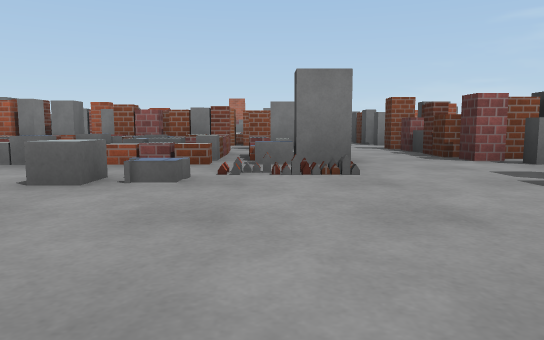
[1] (above)

20 first-person views from a walk through a world built for the Gazebo simulator. The camera is 0.72 m above the floor, tilts 6° down and sees 70° across. The floor is counted in squares, 2 m on a side. Each view is taken from the middle of a square. On the plan, view 1 faces up. The plan holds only what a view shows up to about 9 squares ahead; the rest is blank. The place goes on beyond the plan. The robots in the file are not drawn. Surface patterns are stand-ins for the level's own textures.

[2]
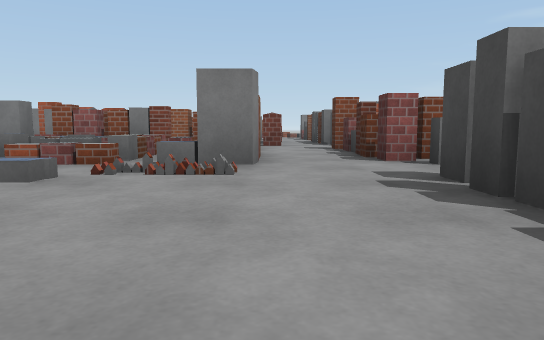

[3]
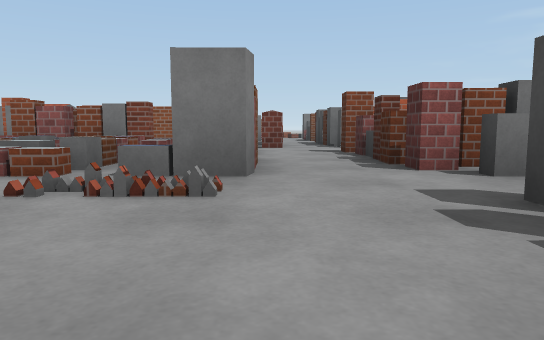

[4]
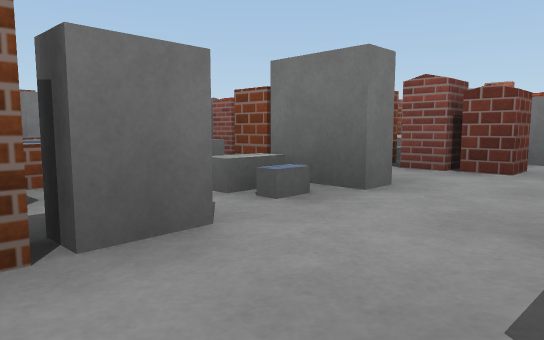

[5]
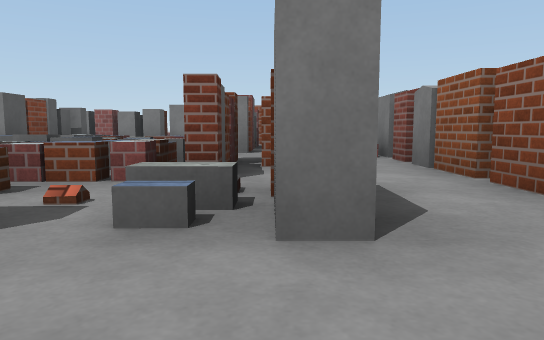

[6]
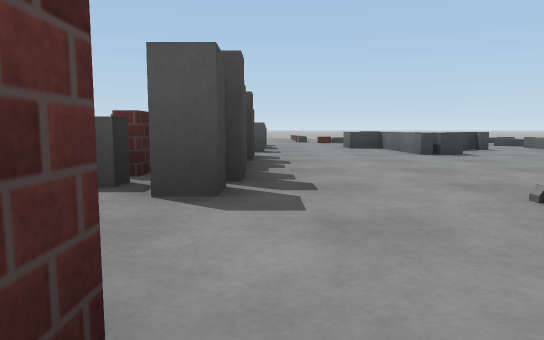

[7]
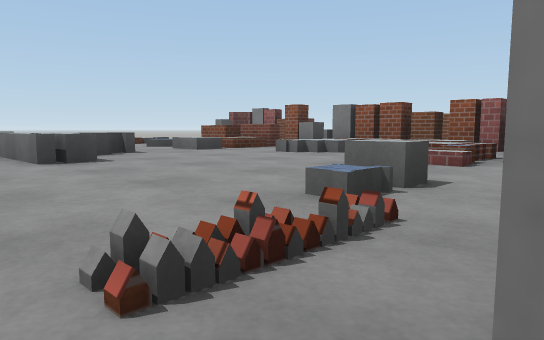

[8]
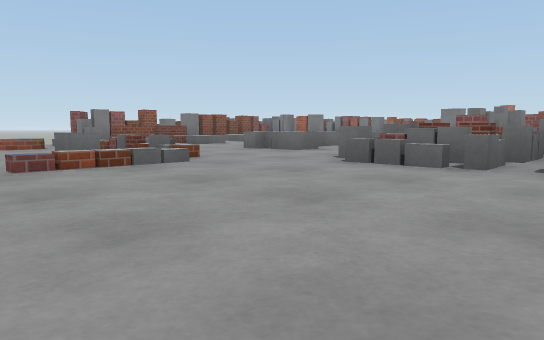

[9]
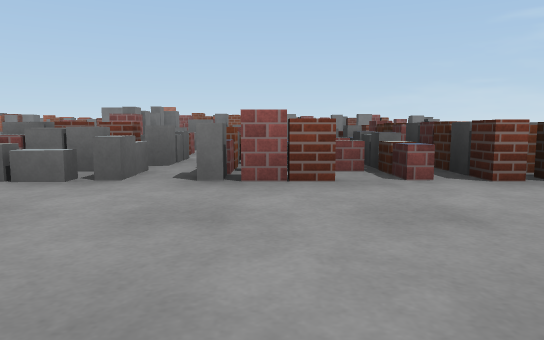

[10]
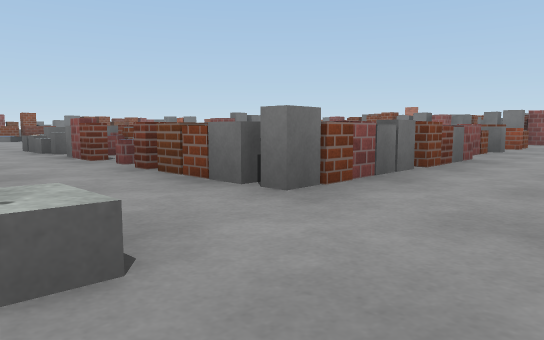

[11]
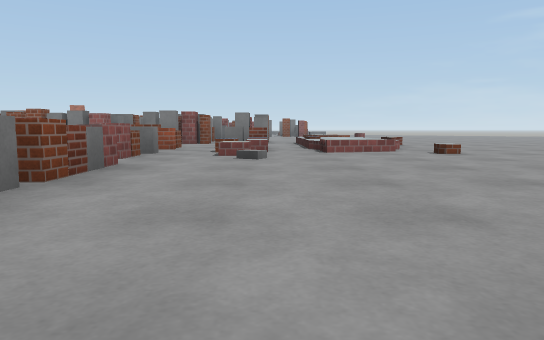

[12]
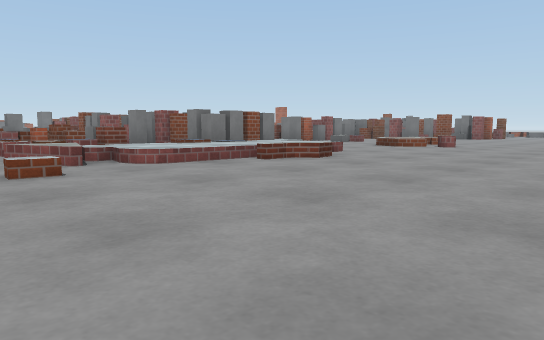

[13]
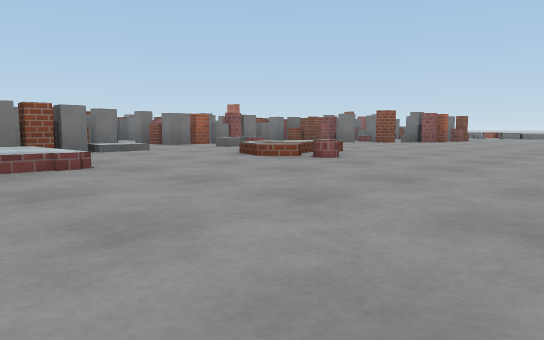

[14]
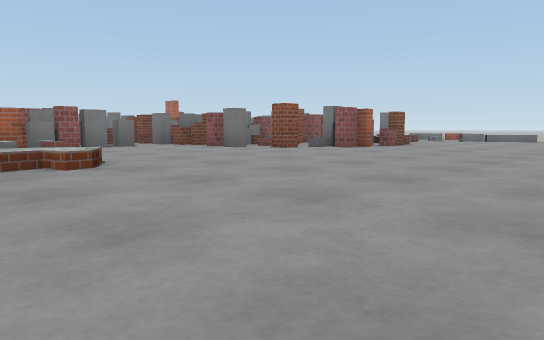

[15]
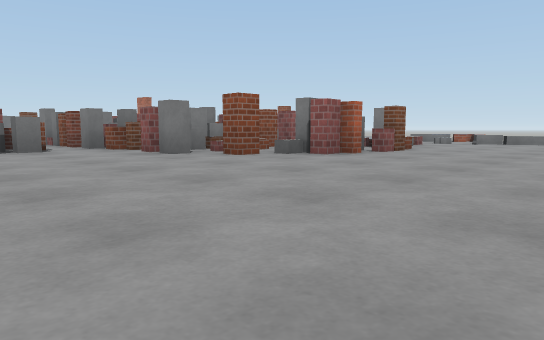

[16]
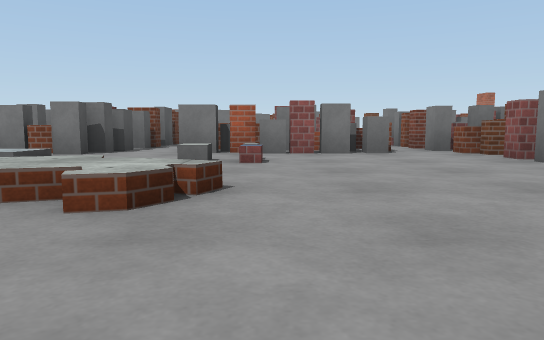

[17]
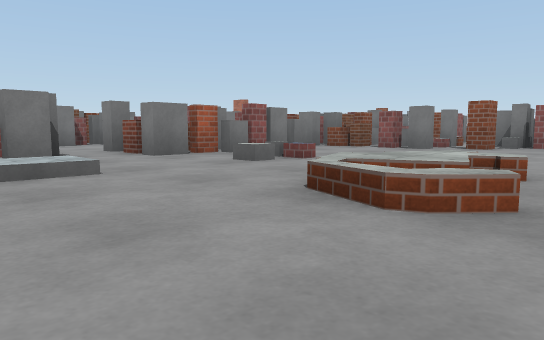

[18]
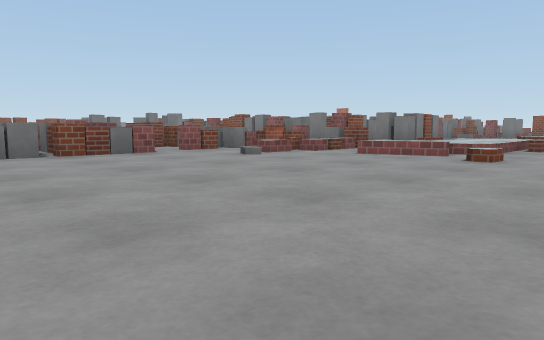

[19]
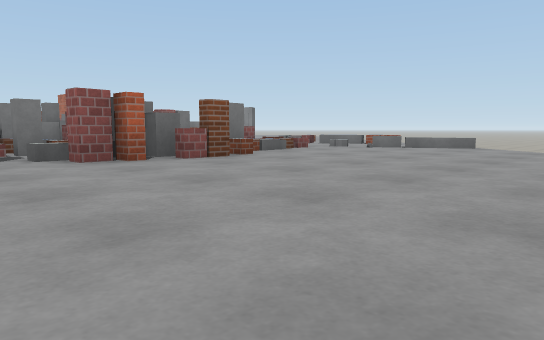

[20]
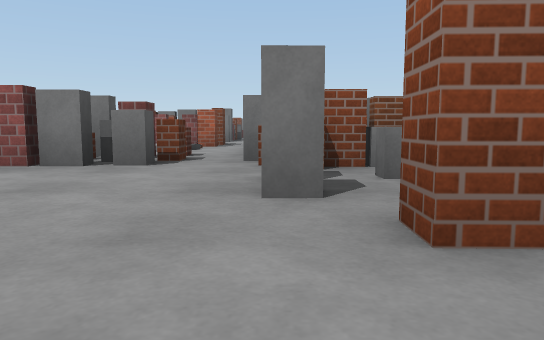

### Floor plan
Key: @ floor where view 1 was taken; # wall or solid block; x gap in a wall; . floor; / step, stairs or slope; = window, fence, low wall or low ledge.
Columns run from 7 left of view 1 to 16 right of it. Each row starts with its distance up from view 1.
 18                 = =....
 17                 #=#....
 16               #####.....
 15               #####.....
 14             #=####......
 13            ###.###......
 12           ##...x.......
 11       #   ## /##........
 10       = #.##  ##==......
  9   #######.##..##=.==....
  8   ###.....  ......===...
  7  #####.#..######=.......
  6  ###=##...#  #####......
  5  #======#.## #####==....
  4  #=====#..=#######===...
  3  ###..==.##   ======....
  2  #===....#== =======....
  1 ##==.....#=== ======....
  0  #==...@.##=====........
 -1  #.....=.=== ===......
 -2  #===.==..======......
 -3  #===..=.=======......
 -4     ......======......
 -5    ======.........
 -6    .=.=.=.....  =.
 -7     ....=....
 -8          ....

Where each view was taken, in squares from view 1:
view 1: 0 up, 0 right, facing up
view 2: 0 up, 1 right, facing up
view 3: 1 up, 1 right, facing up
view 4: 5 up, 2 right, facing up-left
view 5: 7 up, 2 right, facing left
view 6: 5 up, 2 right, facing down
view 7: 4 up, 1 right, facing down-left
view 8: 8 down, 5 right, facing up-left
view 9: 7 down, 5 right, facing up
view 10: 6 down, 10 right, facing up-left
view 11: 5 down, 10 right, facing up
view 12: 0 up, 16 right, facing up-left
view 13: 4 up, 16 right, facing up-left
view 14: 8 up, 16 right, facing up-left
view 15: 10 up, 15 right, facing up-left
view 16: 10 up, 14 right, facing left
view 17: 6 up, 13 right, facing up-left
view 18: 4 down, 14 right, facing up-left
view 19: 13 up, 16 right, facing up-left
view 20: 13 up, 12 right, facing left
